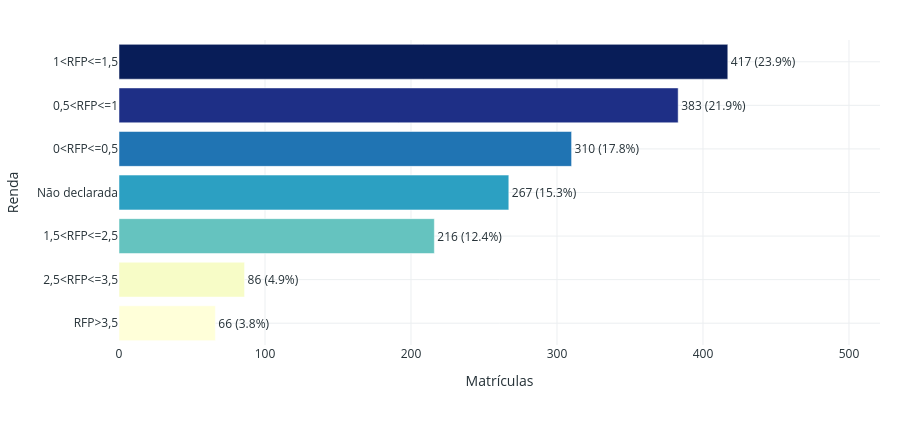

The cell this chart's notebook holds for it:
### Code cell
renda_df = (
    df["Renda Familiar"]
    .value_counts()
    .reindex([r for r in ORDEM_RENDA if r in df["Renda Familiar"].unique()])
    .reset_index()
)
renda_df.columns = ["Renda", "Qtd"]
renda_df["Percentual"] = renda_df["Qtd"] / renda_df["Qtd"].sum() * 100
renda_df["Texto"] = renda_df.apply(
    lambda linha: f"{int(linha['Qtd'])} ({linha['Percentual']:.1f}%)",
    axis=1,
)

fig_g17 = px.bar(
    renda_df.sort_values("Qtd"),
    x="Qtd",
    y="Renda",
    orientation="h",
    color="Qtd",
    color_continuous_scale="YlGnBu",
    text="Texto",
    labels={"Qtd": "Matrículas"},
)
fig_g17.update_traces(textposition="outside", cliponaxis=False)
fig_g17.update_xaxes(range=[0, renda_df["Qtd"].max() * 1.25])
fig_g17.update_layout(coloraxis_showscale=False)
aplicar_layout_light(fig_g17, altura=430)
fig_g17.show()

renda_df.head()

### Figure 1 — Plotly figure (JSON) as saved in the notebook; plotly's stock layout.template omitted (floating-point values rounded to 4 significant figures)
{"data": [{"cliponaxis": false, "hovertemplate": "Matrículas=%{marker.color}<br>Renda=%{y}<br>Texto=%{text}<extra></extra>", "legendgroup": "", "marker": {"color": [66, 86, 216, 267, 310, 383, 417], "coloraxis": "coloraxis", "pattern": {"shape": ""}}, "name": "", "orientation": "h", "showlegend": false, "text": ["66 (3.8%)", "86 (4.9%)", "216 (12.4%)", "267 (15.3%)", "310 (17.8%)", "383 (21.9%)", "417 (23.9%)"], "textposition": "outside", "type": "bar", "x": [66, 86, 216, 267, 310, 383, 417], "xaxis": "x", "y": ["RFP>3,5", "2,5<RFP<=3,5", "1,5<RFP<=2,5", "Não declarada", "0<RFP<=0,5", "0,5<RFP<=1", "1<RFP<=1,5"], "yaxis": "y"}], "layout": {"barmode": "relative", "coloraxis": {"colorbar": {"title": {"text": "Matrículas"}}, "colorscale": [[0, "rgb(255,255,217)"], [0.125, "rgb(237,248,177)"], [0.25, "rgb(199,233,180)"], [0.375, "rgb(127,205,187)"], [0.5, "rgb(65,182,196)"], [0.625, "rgb(29,145,192)"], [0.75, "rgb(34,94,168)"], [0.875, "rgb(37,52,148)"], [1, "rgb(8,29,88)"]], "showscale": false}, "font": {"color": "#263238"}, "height": 430, "legend": {"orientation": "h", "title": {"text": ""}, "tracegroupgap": 0, "x": 0.5, "xanchor": "center", "y": -0.2, "yanchor": "top"}, "margin": {"b": 85, "l": 20, "r": 20, "t": 40}, "paper_bgcolor": "white", "plot_bgcolor": "white", "title": {"text": ""}, "xaxis": {"anchor": "y", "domain": [0, 1], "gridcolor": "#ECEFF1", "range": [0, 521.2], "showgrid": true, "title": {"text": "Matrículas"}, "zeroline": false}, "yaxis": {"anchor": "x", "domain": [0, 1], "gridcolor": "#ECEFF1", "showgrid": true, "title": {"text": "Renda"}, "zeroline": false}}}
